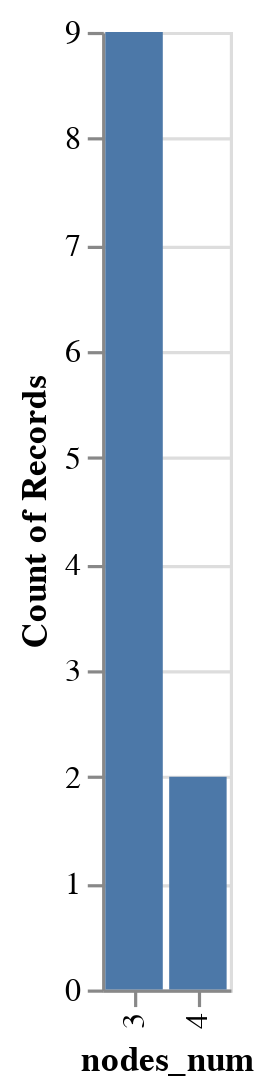

Notebook code for this chart:
### Code cell
bars = alt.Chart(df).mark_bar().encode(
    x='nodes_num:O', 
    y=alt.Y('count(nodes_num):Q'), 
)
bars

### Figure 1 — Vega-Lite specification as saved in the notebook (floating-point values rounded to 4 significant figures)
{"config": {"view": {"continuousWidth": 400, "continuousHeight": 300}}, "data": {"name": "data-5217874c03ccae3d51588c7de9412edc"}, "mark": "bar", "encoding": {"x": {"field": "nodes_num", "type": "ordinal"}, "y": {"aggregate": "count", "field": "nodes_num", "type": "quantitative"}}, "$schema": "https://vega.github.io/schema/vega-lite/v4.17.0.json", "datasets": {"data-5217874c03ccae3d51588c7de9412edc": [{"nodes": "A, B, C", "nodes_num": 3, "nodes_constraints": "EB", "edges": "A -> B, B -> C, C -> A", "edges_num": 3, "edges_constraints": "weight, CX", "sketch_mat": [[0, 1, 0], [0, 0, 1], [1, 0, 0]], "num_results": 1, "timestamp": 1682000000.0}, {"nodes": "A, B, C", "nodes_num": 3, "nodes_constraints": "bodyId", "edges": "B -> A, B -> C, A -> B, C -> A", "edges_num": 4, "edges_constraints": "", "sketch_mat": [[0, 1, 0], [1, 0, 1], [1, 0, 0]], "num_results": 1, "timestamp": 1682000000.0}, {"nodes": "A, B, C", "nodes_num": 3, "nodes_constraints": "CRE(L)", "edges": "A -> C, A -> B, B -> C", "edges_num": 3, "edges_constraints": "weight", "sketch_mat": [[0, 1, 1], [0, 0, 1], [0, 0, 0]], "num_results": 1, "timestamp": 1682000000.0}, {"nodes": "A, B, C", "nodes_num": 3, "nodes_constraints": "CX", "edges": "A -> B, B -> C, C -> A", "edges_num": 3, "edges_constraints": "weight, CX", "sketch_mat": [[0, 1, 0], [0, 0, 1], [1, 0, 0]], "num_results": 1, "timestamp": 1682000000.0}, {"nodes": "A, B, C", "nodes_num": 3, "nodes_constraints": "EB, type", "edges": "B -> A, B -> C, A -> B, C -> A", "edges_num": 4, "edges_constraints": "EB, LX(R), CX", "sketch_mat": [[0, 1, 0], [1, 0, 1], [1, 0, 0]], "num_results": 1, "timestamp": 1681000000.0}, {"nodes": "A, B, C, D", "nodes_num": 4, "nodes_constraints": "MB(R), aL(R)", "edges": "B -> A, C -> A, A -> D, A -> C", "edges_num": 4, "edges_constraints": "MB(R), weight", "sketch_mat": [[0, 0, 1, 1], [1, 0, 0, 0], [1, 0, 0, 0], [0, 0, 0, 0]], "num_results": 1, "timestamp": 1682000000.0}, {"nodes": "A, B, C", "nodes_num": 3, "nodes_constraints": "LAL(R), type", "edges": "A -> C, B -> C, C -> B, C -> A, A -> B", "edges_num": 5, "edges_constraints": "", "sketch_mat": [[0, 1, 1], [0, 0, 1], [1, 1, 0]], "num_results": 1, "timestamp": 1682000000.0}, {"nodes": "A, B, C", "nodes_num": 3, "nodes_constraints": "type", "edges": "A -> B, A -> C, B -> C", "edges_num": 3, "edges_constraints": "EB", "sketch_mat": [[0, 1, 1], [0, 0, 1], [0, 0, 0]], "num_results": 1, "timestamp": 1682000000.0}, {"nodes": "A, B, C", "nodes_num": 3, "nodes_constraints": "bodyId", "edges": "A -> B, B -> C, C -> A", "edges_num": 3, "edges_constraints": "", "sketch_mat": [[0, 1, 0], [0, 0, 1], [1, 0, 0]], "num_results": 1, "timestamp": 1682000000.0}, {"nodes": "A, B, C", "nodes_num": 3, "nodes_constraints": "type", "edges": "A -> C, C -> B, B -> A", "edges_num": 3, "edges_constraints": "weight", "sketch_mat": [[0, 0, 1], [1, 0, 0], [0, 1, 0]], "num_results": 1, "timestamp": 1682000000.0}, {"nodes": "A, B, C, D", "nodes_num": 4, "nodes_constraints": "CX", "edges": "B -> C, A -> C, C -> D, D -> C", "edges_num": 4, "edges_constraints": "", "sketch_mat": [[0, 0, 1, 0], [0, 0, 1, 0], [0, 0, 0, 1], [0, 0, 1, 0]], "num_results": 1, "timestamp": 1682000000.0}]}}
